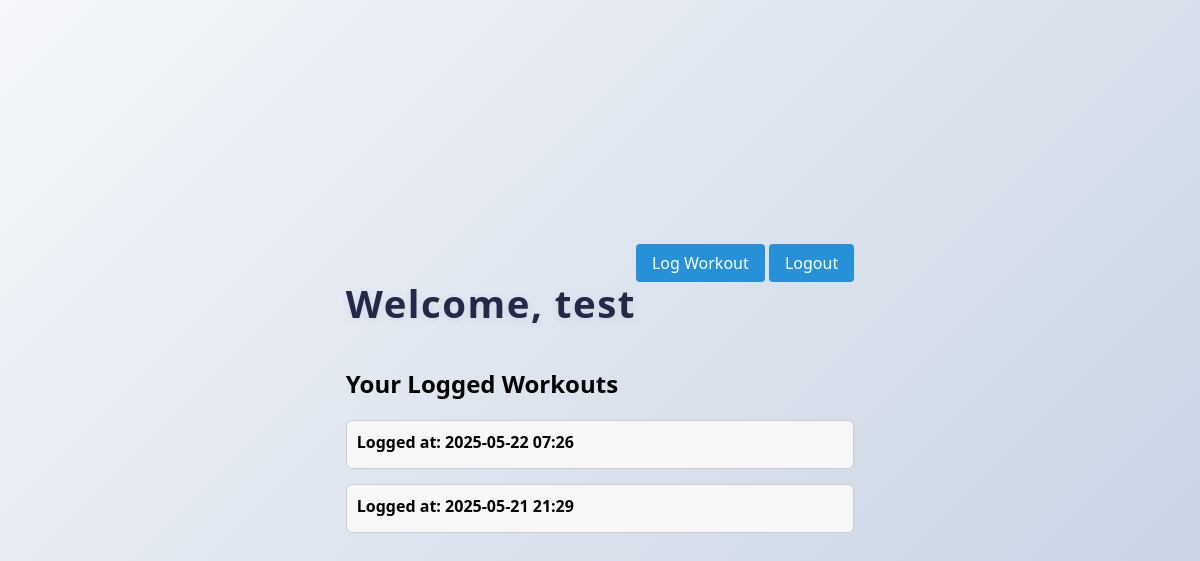
Page /home (signed in) on the earlier database version.
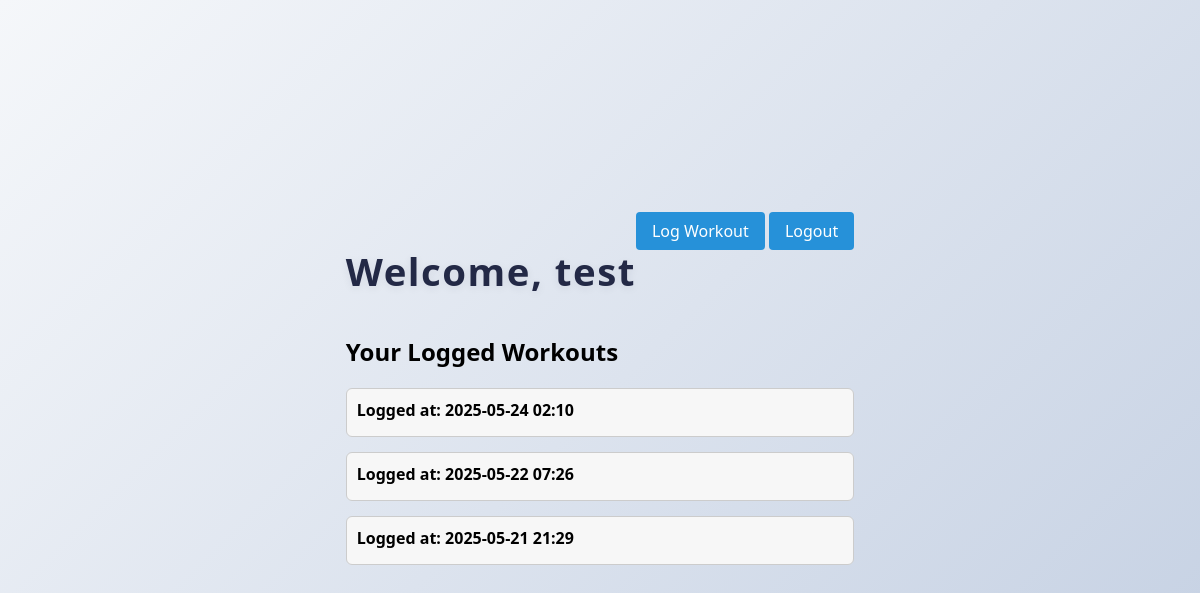
Same page on the later database version.
### workout_tracker/database_models.py (models this page shows)
class User(db.Model):
    __tablename__ = 'Users Table'
    ID = db.Column(db.Integer, primary_key=True)
    Username = db.Column(db.String, unique=True, nullable=False)
    password_hash = db.Column(db.String, nullable=False)
    Join_date = db.Column(db.String)
    instructions = db.Column(db.Text)
    description = db.Column(db.Text)

class UserExercise(db.Model):
    __tablename__ = 'UserExercises'
    ID = db.Column(db.Integer, primary_key=True)
    user_id = db.Column(db.Integer, nullable=False)
    exercise = db.Column(db.String, nullable=False)  # 🔄 was exercise_id
    duration = db.Column(db.Integer)
    intensity = db.Column(db.Integer)
    date_completed = db.Column(db.Integer)
    calories_burned = db.Column(db.Integer)

### workout_tracker/app.py (the view)
@app.route('/home')
def home():
    if 'user_id' not in session:
        return redirect(url_for('login'))
    user = User.query.get(session['user_id'])
    workouts = (
        UserExercise.query
        .filter_by(user_id=user.ID)
        .order_by(UserExercise.date_completed.desc())
        .all()
    )
    grouped = {}
    for w in workouts:
        key = w.date_completed
        grouped.setdefault(key, {"exercises": [], "meta": w})["exercises"].append(w.exercise)
    return render_template('home_page.html', user=user, grouped_workouts=grouped)

### workout_tracker/app.py (called while the page is built)
@app.template_filter('datetimeformat')
def datetimeformat(value):
    return datetime.fromtimestamp(int(value)).strftime('%Y-%m-%d %H:%M')

### Templates/home_page.html (shortened to what this page needs)
<!DOCTYPE html>
<html lang="en">
<head>
    <link rel="stylesheet" href="{{ url_for('static', filename='css/main_styles.css') }}">
</head>
<body>
<div class="center">
    <div class="top-bar">
        <h1>Welcome, {{ user.Username }}</h1>
        <div>
            <a href="{{ url_for('log_workout') }}">Log Workout</a>
            <a href="{{ url_for('logout') }}">Logout</a>
        </div>
    </div>
    <h2>Your Logged Workouts</h2>
    {% if grouped_workouts %}
        {% for ts, block in grouped_workouts.items() %}
        <div class="workout-entry">
            <div class="workout-header" onclick="toggleDetails(this)">
                Logged at: {{ ts | datetimeformat }}
            </div>
        </div>
        {% endfor %}
    {% else %}
        <p>No workouts logged yet.</p>
    {% endif %}
</div>
</body>
</html>

### static/css/main_styles.css (style rules this page uses)
body { background: linear-gradient(135deg, #f5f7fa 0%, #c3cfe2 100%); font-family: 'Segoe UI', Arial, sans-serif; margin: 0; min-height: 100vh; display: flex; flex-direction: column; align-items: center; justify-content: center; }
h1 { color: #232946; margin-bottom: 18px; font-size: 2.4rem; font-weight: 700; letter-spacing: 1.5px; text-shadow: 0 2px 8px rgba(35, 41, 70, 0.08); }

### Templates/home_page.html (style rules this page uses)
.workout-entry { margin-bottom: 15px; border: 1px solid #ccc; border-radius: 6px; background: #f7f7f7; padding: 10px; }
.workout-header { font-weight: bold; cursor: pointer; margin-bottom: 5px; }
.top-bar { display: flex; justify-content: space-between; margin-bottom: 20px; }
.top-bar a { padding: 8px 16px; text-decoration: none; background-color: #2691d9; color: white; border-radius: 4px; }

Differences in the rows shown:
added UserExercise: date_completed "2025-05-24 02:10"
